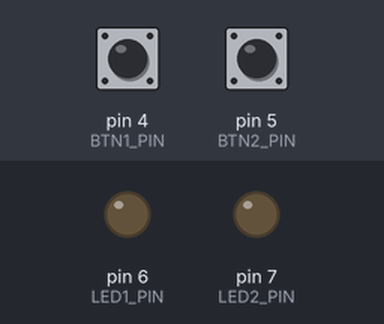
The sketch below on a simulated Arduino Uno, built with avr-gcc and run on an emulated ATmega328P. Parts: output pins drawn as LEDs (lit = HIGH). The inputs (shaded band) are chosen by the test bench; at power-on: pin 4 (BTN1_PIN) HIGH, pin 5 (BTN2_PIN) HIGH.

Above: at 1.2 s.
1.3 s: pin 4 (BTN1_PIN) pulled LOW for 0.15 s
At 1.37 s:
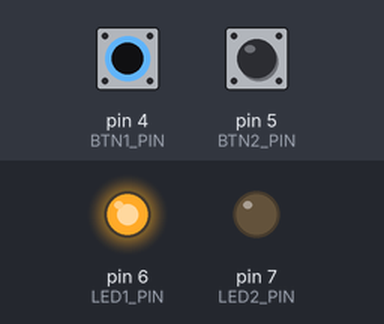
2.9 s: pin 5 (BTN2_PIN) pulled LOW for 0.15 s
At 2.97 s:
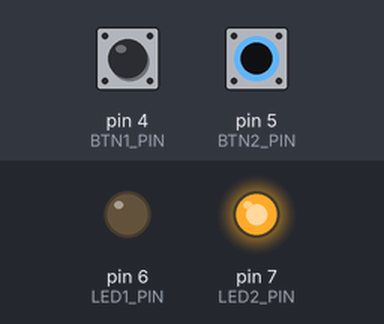
4.5 s: pin 5 (BTN2_PIN) pulled LOW for 3.2 s
At 8.1 s:
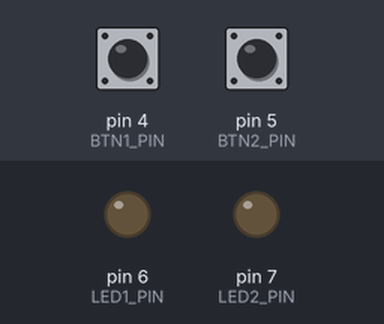
9.2 s: pin 4 (BTN1_PIN) pulled LOW for 3.2 s
At 10.5 s:
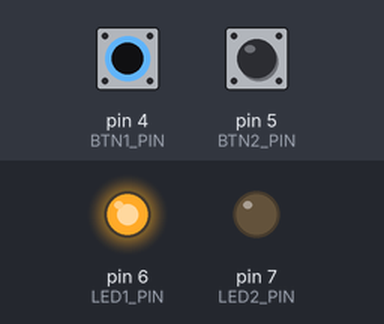
13.9 s: pin 4 (BTN1_PIN) driven LOW and pin 5 (BTN2_PIN) driven LOW
At 15.2 s:
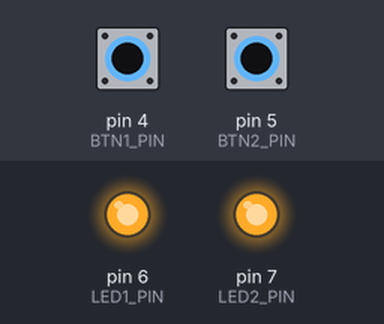
Timing chart, 0 to 16.4 s (numbered marks = the images above; inputs shaded):
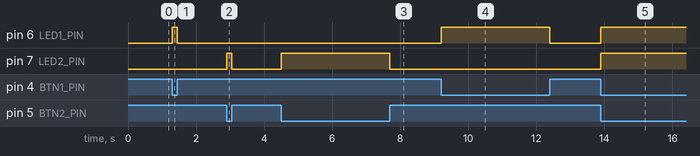

The sketch:

button2led.ino
```cpp
#include <Arduino.h>

const int BTN1_PIN = 4;
const int BTN2_PIN = 5;
const int LED1_PIN = 6;
const int LED2_PIN = 7;

void setup() {
  pinMode(BTN1_PIN, INPUT_PULLUP);
  pinMode(BTN2_PIN, INPUT_PULLUP);
  pinMode(LED1_PIN, OUTPUT);
  pinMode(LED2_PIN, OUTPUT);
}

void loop() {
  digitalWrite(LED1_PIN, digitalRead(BTN1_PIN) == LOW);
  digitalWrite(LED2_PIN, digitalRead(BTN2_PIN) == LOW);
}
```

Measured:
- after the input at 1.3 s, pin 6 (LED1_PIN): LOW → HIGH at once, → LOW 0.15 s later
- after the input at 2.9 s, pin 7 (LED2_PIN): LOW → HIGH at once, → LOW 0.15 s later
- after the input at 4.5 s, pin 7 (LED2_PIN): LOW → HIGH at once, → LOW 3.2 s later
- after the input at 9.2 s, pin 6 (LED1_PIN): LOW → HIGH at once, → LOW 3.2 s later
- after the input at 13.9 s, pin 6 (LED1_PIN), pin 7 (LED2_PIN): LOW → HIGH at once
